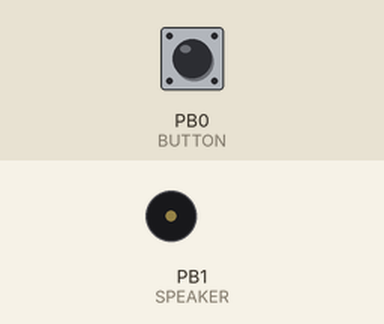
Simulated run of this sketch. Board: ATtiny85, built with avr-gcc and run on an emulated ATtiny85. Parts: buzzer (waves = sounding). Inputs (shaded band) come from the test bench; at power-on: PB0 (BUTTON) LOW.

Above: at 1.2 s.
1.3 s: PB0 (BUTTON) pulled HIGH for 0.15 s
At 8.3 s:
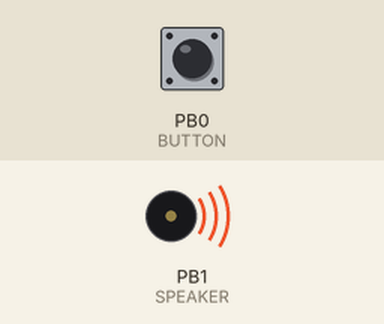
Timing chart, 0 to 10.4 s (numbered marks = the images above; inputs shaded):
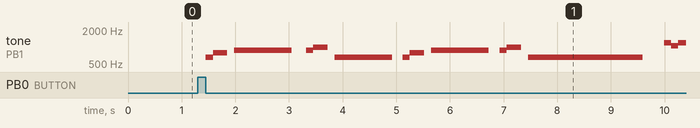

The sketch:

RingtoneDoorbell.ino
```cpp
#include "TrinketRtttl.h"
#include <Bounce.h>

#define BUTTON 0
#define SPEAKER 1

const int octave = 0;

// this solution is recommended:
// the song is stored in program memory only
const char song_P[] PROGMEM =
"RockyThe:d=4,o=5,b=112:16e,8g,16p,2a,8p,16a,8b,16p,2e,16p,32p,16e,8g,16p,2a,16p,32p,16a,8b,16p,1e,8p,16p,16d6,16c6,8d6,16p,16c6,16d6,4e6,4p,16c6,16c6,8b,16b,8a,16a,4g,8f6,1e6";
TrinketRtttl player;

Bounce bouncer = Bounce( BUTTON, 5 );

void setup(void)
{
  pinMode(BUTTON, INPUT);
  pinMode(SPEAKER, INPUT);
}

void loop(void)
{
  if (bouncer.update()) { // is true when the state changes
    if (bouncer.read() == false) { // button is active low
      pinMode(SPEAKER, OUTPUT); // set up the output
      player.begin(); // play the ringtone
      player.play_P(song_P, octave);
      pinMode(SPEAKER, INPUT); // disable and set a delay
      delay(2000);
    }
  }
}
```

TrinketRtttl.h
```cpp
#pragma once

#include "Arduino.h"

#include <avr/pgmspace.h>
#include "trinkettone.h"

#define NOTE_B0  31
#define NOTE_C1  33
#define NOTE_CS1 35
#define NOTE_D1  37
#define NOTE_DS1 39
#define NOTE_E1  41
#define NOTE_F1  44
#define NOTE_FS1 46
#define NOTE_G1  49
#define NOTE_GS1 52
#define NOTE_A1  55
#define NOTE_AS1 58
#define NOTE_B1  62
#define NOTE_C2  65
#define NOTE_CS2 69
#define NOTE_D2  73
#define NOTE_DS2 78
#define NOTE_E2  82
#define NOTE_F2  87
#define NOTE_FS2 93
#define NOTE_G2  98
#define NOTE_GS2 104
#define NOTE_A2  110
#define NOTE_AS2 117
#define NOTE_B2  123
#define NOTE_C3  131
#define NOTE_CS3 139
#define NOTE_D3  147
#define NOTE_DS3 156
#define NOTE_E3  165
#define NOTE_F3  175
#define NOTE_FS3 185
#define NOTE_G3  196
#define NOTE_GS3 208
#define NOTE_A3  220
#define NOTE_AS3 233
#define NOTE_B3  247
#define NOTE_C4  262
#define NOTE_CS4 277
#define NOTE_D4  294
#define NOTE_DS4 311
#define NOTE_E4  330
#define NOTE_F4  349
#define NOTE_FS4 370
#define NOTE_G4  392
#define NOTE_GS4 415
#define NOTE_A4  440
#define NOTE_AS4 466
#define NOTE_B4  494
#define NOTE_C5  523
#define NOTE_CS5 554
#define NOTE_D5  587
#define NOTE_DS5 622
#define NOTE_E5  659
#define NOTE_F5  698
#define NOTE_FS5 740
#define NOTE_G5  784
#define NOTE_GS5 831
#define NOTE_A5  880
#define NOTE_AS5 932
#define NOTE_B5  988
#define NOTE_C6  1047
#define NOTE_CS6 1109
#define NOTE_D6  1175
#define NOTE_DS6 1245
#define NOTE_E6  1319
#define NOTE_F6  1397
#define NOTE_FS6 1480
#define NOTE_G6  1568
#define NOTE_GS6 1661
#define NOTE_A6  1760
#define NOTE_AS6 1865
#define NOTE_B6  1976
#define NOTE_C7  2093
#define NOTE_CS7 2217
#define NOTE_D7  2349
#define NOTE_DS7 2489
#define NOTE_E7  2637
#define NOTE_F7  2794
#define NOTE_FS7 2960
#define NOTE_G7  3136
#define NOTE_GS7 3322
#define NOTE_A7  3520
#define NOTE_AS7 3729
#define NOTE_B7  3951
#define NOTE_C8  4186
#define NOTE_CS8 4435
#define NOTE_D8  4699
#define NOTE_DS8 4978

#define isdigit(n) (n >= '0' && n <= '9')

inline char read_byte(const char *p, bool pgm)
{
	if (pgm)
		return pgm_read_byte(p);
	else
		return *p;
}

const prog_uint16_t notes[] PROGMEM =
{	0, //
	NOTE_C1, //
	NOTE_CS1, //
	NOTE_D1, //
	NOTE_DS1, //
	NOTE_E1, //
	NOTE_F1, //
	NOTE_FS1, //
	NOTE_G1, //
	NOTE_GS1, //
	NOTE_A1, //
	NOTE_AS1, //
	NOTE_B1, //

	NOTE_C2, //
	NOTE_CS2, //
	NOTE_D2, //
	NOTE_DS2, //
	NOTE_E2, //
	NOTE_F2, //
	NOTE_FS2, //
	NOTE_G2, //
	NOTE_GS2, //
	NOTE_A2, //
	NOTE_AS2, //
	NOTE_B2, //

	NOTE_C3, //
	NOTE_CS3, //
	NOTE_D3, //
	NOTE_DS3, //
	NOTE_E3, //
	NOTE_F3, //
	NOTE_FS3, //
	NOTE_G3, //
	NOTE_GS3, //
	NOTE_A3, //
	NOTE_AS3, //
	NOTE_B3, //

	NOTE_C4, //
	NOTE_CS4, //
	NOTE_D4, //
	NOTE_DS4, //
	NOTE_E4, //
	NOTE_F4, //
	NOTE_FS4, //
	NOTE_G4, //
	NOTE_GS4, //
	NOTE_A4, //
	NOTE_AS4, //
	NOTE_B4, //

	NOTE_C5, //
	NOTE_CS5, //
	NOTE_D5, //
	NOTE_DS5, //
	NOTE_E5, //
	NOTE_F5, //
	NOTE_FS5, //
	NOTE_G5, //
	NOTE_GS5, //
	NOTE_A5, //
	NOTE_AS5, //
	NOTE_B5, //

	NOTE_C6, //
	NOTE_CS6, //
	NOTE_D6, //
	NOTE_DS6, //
	NOTE_E6, //
	NOTE_F6, //
	NOTE_FS6, //
	NOTE_G6, //
	NOTE_GS6, //
	NOTE_A6, //
	NOTE_AS6, //
	NOTE_B6, //

	NOTE_C7, //
	NOTE_CS7, //
	NOTE_D7, //
	NOTE_DS7, //
	NOTE_E7, //
	NOTE_F7, //
	NOTE_FS7, //
	NOTE_G7, //
	NOTE_GS7, //
	NOTE_A7, //
	NOTE_AS7, //
	NOTE_B7, //

	2*NOTE_C7, //
	2*NOTE_CS7, //
	2*NOTE_D7, //
	2*NOTE_DS7, //
	2*NOTE_E7, //
	2*NOTE_F7, //
	2*NOTE_FS7, //
	2*NOTE_G7, //
	2*NOTE_GS7, //
	2*NOTE_A7, //
	2*NOTE_AS7, //
	2*NOTE_B7, //
	0
};

/*
 *
 * playing RTTTL music files in blocking mode
 * http://en.wikipedia.org/wiki/Ring_Tone_Transfer_Language
 *
 * based on Tone library demo
 *
 */
class TrinketRtttl
{
	uint8_t _pinSpk;
#ifdef _Tone_h
	Tone m_tone;
#endif

public:
	TrinketRtttl()
	{
		//		this->begin(tonePin);
	}

	void begin()
	{
		 pinMode(1, OUTPUT); // enable OUTPUT (PB1, #1)
	}

	void play_P(const prog_char *p, uint8_t octave_offset = 0)
	{
		_play(p, octave_offset, true);
	}
	void play(const char *p, uint8_t octave_offset = 0)
	{
		_play(p, octave_offset, false);
	}

	void _play(const prog_char *p, uint8_t octave_offset, bool pgm)
	{
		// Absolutely no error checking in here

		byte default_dur = 4;
		byte default_oct = 6;
		int bpm = 63;
		int num;
		long wholenote;
		long duration;
		byte note;
		byte scale;

		// format: d=N,o=N,b=NNN:
		// find the start (skip name, etc)

		while (read_byte(p, pgm) != ':')
			p++; // ignore name
		p++; // skip ':'

		// get default duration
		if (read_byte(p, pgm) == 'd')
		{
			p++;
			p++; // skip "d="
			num = 0;
			while (isdigit(read_byte(p, pgm)))
			{
				num = (num * 10) + (read_byte(p, pgm) - '0');
				p++;
			}
			if (num > 0)
				default_dur = num;
			p++; // skip comma
		}

		// get default octave
		if (read_byte(p, pgm) == 'o')
		{
			p++;
			p++; // skip "o="
			num = read_byte(p, pgm) - '0';
			p++;
			if (num >= 3 && num <= 7)
				default_oct = num;
			p++; // skip comma
		}

		// get BPM
		if (read_byte(p, pgm) == 'b')
		{
			p++;
			p++; // skip "b="
			num = 0;
			while (isdigit(read_byte(p, pgm)))
			{
				num = (num * 10) + (read_byte(p, pgm) - '0');
				p++;
			}
			bpm = num;
			p++; // skip colon
		}

		// BPM usually expresses the number of quarter notes per minute
		wholenote = (60 * 1000L / bpm) * 4; // this is the time for whole note (in milliseconds)

		// now begin note loop
		while (read_byte(p, pgm))
		{
			// first, get note duration, if available
			num = 0;
			while (isdigit(read_byte(p, pgm)))
			{
				num = (num * 10) + (read_byte(p, pgm) - '0');
				p++;
			}

			if (num)
				duration = wholenote / num;
			else
				duration = wholenote / default_dur; // we will need to check if we are a dotted note after

			// now get the note
			note = 0;

			switch (read_byte(p, pgm))
			{
			case 'c':
				note = 1;
				break;
			case 'd':
				note = 3;
				break;
			case 'e':
				note = 5;
				break;
			case 'f':
				note = 6;
				break;
			case 'g':
				note = 8;
				break;
			case 'a':
				note = 10;
				break;
			case 'b':
				note = 12;
				break;
			case 'p':
			default:
				note = 0;
			}
			p++;

			// now, get optional '#' sharp
			if (read_byte(p, pgm) == '#')
			{
				note++;
				p++;
			}

			// now, get optional '.' dotted note
			if (read_byte(p, pgm) == '.')
			{
				duration += duration / 2;
				p++;
			}

			// now, get scale
			if (isdigit(read_byte(p, pgm)))
			{
				scale = read_byte(p, pgm) - '0';
				p++;
			}
			else
			{
				scale = default_oct;
			}

			scale += octave_offset;

			if (read_byte(p, pgm) == ',')
				p++; // skip comma for next note (or we may be at the end)

			// now play the note

			if (note)
			{
				TrinketTone((uint16_t)(pgm_read_word(&notes[(scale - 1) * 12 + note])), duration);
			}
			else
			{
				delay(duration);
			}
		}
	}
};
```

trinkettone.h
```cpp
volatile uint32_t toggle_count;

void TrinketTone(uint16_t frequency, uint32_t duration) {
    // scan through prescalars to find the best fit
    uint32_t ocr = F_CPU/frequency/2;
    uint8_t prescalarBits = 1;
    while (ocr>255) {
        prescalarBits++;
        ocr /= 2;
    }
    // CTC mode; toggle OC1A pin; set prescalar
    TCCR1 = 0x90 | prescalarBits;

    // Calculate note duration in terms of toggle count
    // Duration will be tracked by timer1 ISR
    toggle_count = frequency * duration / 500;
    OCR1C = ocr-1; // Set the OCR
    bitWrite(TIMSK, OCIE1A, 1); // enable interrupt
    while(TCCR1 != 0x90);
}

ISR(TIMER1_COMPA_vect) {
    if (toggle_count != 0) // done yet?
        toggle_count--; // no, keep counting
    else // yes,
        TCCR1 = 0x90; // stop the counter
}
```

Measured:
- after the input at 1.3 s, tone on PB1 (SPEAKER): plays 661 Hz for 0.13 s, 786 Hz for 0.27 s, 880 Hz for 1.1 s, 880 Hz for 0.13 s, 988 Hz for 0.27 s, 661 Hz for 1.1 s … (15 notes in this stretch), starting after 0.15 s
